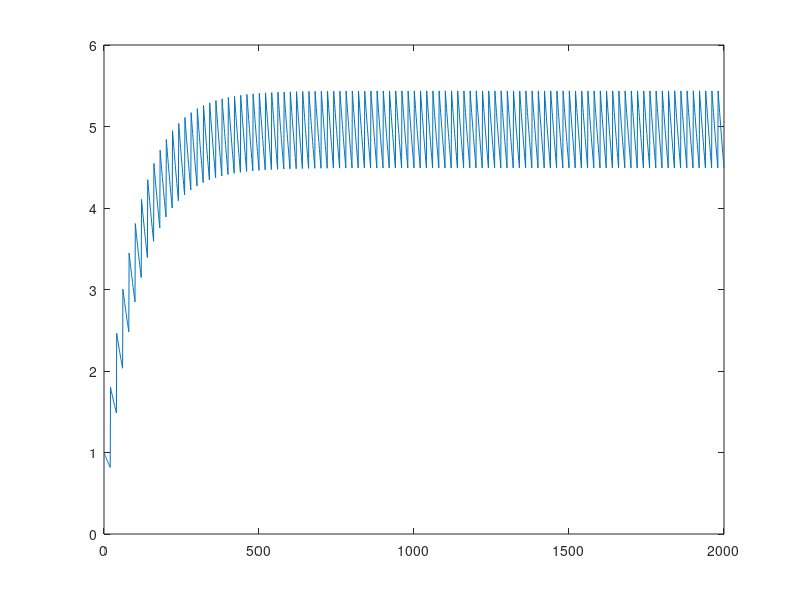

This figure's MATLAB source: (Note: this script raises an error after producing the figure.)


R = 5;
g=0;
dt= 0.01;
b=1;
gsave=[];
for tt = 0:dt:20-dt
    if mod(tt,1/R)==0
        g = g+1;
    end
    dgdt=-b*g;
    dg = dgdt*dt;
    g = g+dg;
    gsave =[gsave g];
end
    

figure
plot(gsave)

%%
calcmean = R.*(1/b);
simmean = mean(gsave(end/2:end))



%%
re = linspace(0,50,500);
ri = linspace(0,50,500);
[Re, Ri]=meshgrid(re,ri);


gamma_e = we.*K.*Re.*tau_e;
gamma_i = wi.*K.*Ri.*tau_i;

%H = 


%%
ge = linspace(0,20,100);
gi = linspace(0,20,100);
[Ge, Gi]=meshgrid(ge,gi);

Ee = 0;
Ei = -70;
h = -50;

H = Ge.*Ee + Gi.*Ei + h;
Gamma = Ge+Gi+1;

Vinf = H./Gamma;

figure
imagesc(ge,gi,Vinf)
colorbar
axis xy
xlabel('g_e');ylabel('g_i')


%%

tau = 10;

h=linspace(-0.1,1.5,5000);
t_r = 1;

R = 1000./(-tau.*log((h-1)./h)+t_r);

figure
plot(h,R,'k')
hold on
plot(h,imag(R),'k')